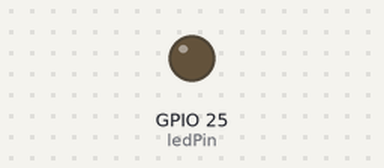
This sketch was run on a simulated ESP32. On the bench: output pins drawn as LEDs (lit = HIGH).

Above: at 0.05 s.
At 0.7 s:
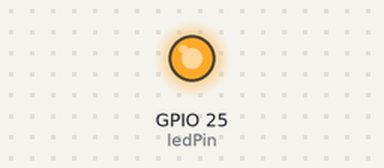
Timing chart, 0 to 3.0 s (numbered marks = the images above):
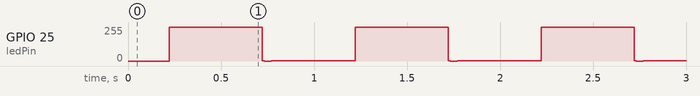

Measured:
- by itself, GPIO 25 (ledPin): repeats every 1.0 s: 254/255 0.04 s, 253/255 0.45 s, 1/255 0.01 s, 0/255 0.04 s, 1/255 0.45 s, 253/255 0.01 s

The sketch:

Blink.ino
```cpp
// GPIO 25に接続されたLEDを定義
const int ledPin = 25;
unsigned long t;
int brightness = 0;

void setup() {
  pinMode(ledPin, OUTPUT);  // LEDピンを出力に設定
}

void loop() {
  t = millis();
  // 正弦波で明るさを変化させる。振幅127, オフセット127で0~255の範囲にする
  brightness = (int)(127.5 * sin(2.0 * PI * 1.0 * (float)t / 1000.0) + 127.5);
  analogWrite(ledPin, brightness);  // LEDの明るさを制御
}
```
